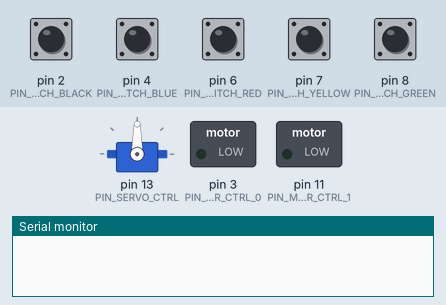
A sketch run on a simulated Arduino Uno, built with avr-gcc and run on an emulated ATmega328P. Parts: servo, switched loads named in the sketch (green lamp = pin HIGH), the last lines printed to the serial monitor. The inputs (shaded band) are chosen by the test bench; at power-on: pin 2 (PIN_SWITCH_BLACK), pin 4 (PIN_SWITCH_BLUE), pin 6 (PIN_SWITCH_RED), pin 7 (PIN_SWITCH_YELLOW), pin 8 (PIN_SWITCH_GREEN) LOW.

Above: at 1.2 s.
1.3 s: pin 4 (PIN_SWITCH_BLUE) pulled HIGH for 0.15 s
At 2.45 s:
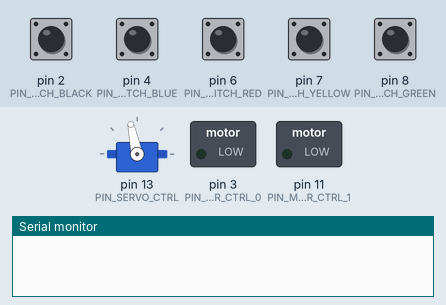
4.3 s: pin 7 (PIN_SWITCH_YELLOW) pulled HIGH for 0.15 s
At 4.45 s:
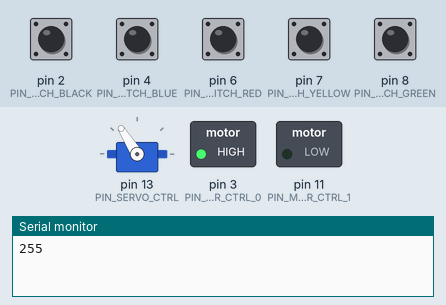
7.3 s: pin 2 (PIN_SWITCH_BLACK) pulled HIGH for 0.15 s
8.9 s: pin 8 (PIN_SWITCH_GREEN) pulled HIGH for 0.15 s
At 9.7 s:
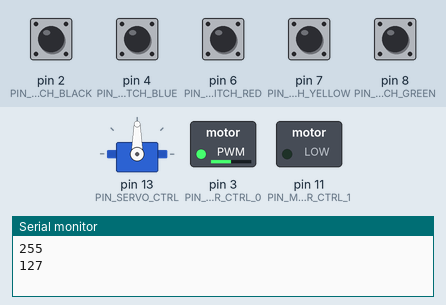
10.5 s: pin 4 (PIN_SWITCH_BLUE) pulled HIGH for 1 s
At 11.66 s:
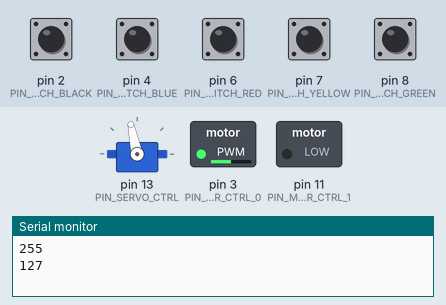
13.5 s: pin 6 (PIN_SWITCH_RED) pulled HIGH for 0.15 s
At 13.67 s:
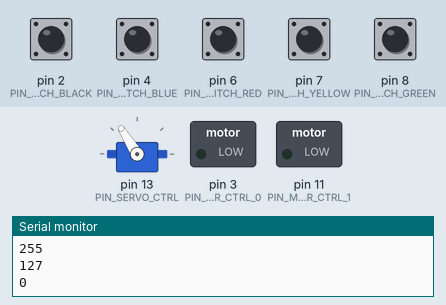
Timing chart, 0 to 25.1 s (numbered marks = the images above; inputs shaded):
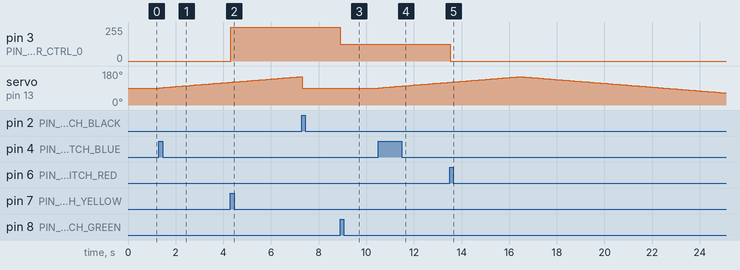

Measured:
- after the input at 1.3 s, servo on pin 13 (PIN_SERVO_CTRL): moves from 90° to 120° over 2.9 s, starting at once
- after the input at 4.3 s, pin 3 (PIN_MOTOR_CTRL_0): 0/255 → 255/255 at once
- after the input at 8.9 s, pin 3 (PIN_MOTOR_CTRL_0): 255/255 → 127/255 at once
- after the input at 10.5 s, servo on pin 13 (PIN_SERVO_CTRL): moves from 90° to 120° over 2.9 s, starting at once
- after the input at 13.5 s, pin 3 (PIN_MOTOR_CTRL_0): 127/255 → 0/255 at once

The sketch:

5_Interrupt.ino
```cpp
#include <Servo.h>
#define PIN_MOTOR_CTRL_0 3
#define PIN_MOTOR_CTRL_1 11
#define PIN_SWITCH_GREEN 8
#define PIN_SWITCH_YELLOW 7
#define PIN_SWITCH_RED 6
#define PIN_SWITCH_BLACK 2
#define PIN_SWITCH_BLUE 4
#define PIN_SERVO_CTRL 13
int prevSwitchGreen = HIGH;
int prevSwitchYellow = HIGH;
int prevSwitchRed = HIGH;
int prevSwitchBlue = HIGH;
int rotate = 0;
int dir = 0;
byte motorCtrlValue0;
byte servoPosition = 90;
Servo servoRotate;
void setup() {
  attachInterrupt(digitalPinToInterrupt(PIN_SWITCH_BLACK), isrSwitchBlack, RISING);
  servoRotate.attach(PIN_SERVO_CTRL);
  servoRotate.write(servoPosition);
  pinMode(PIN_SWITCH_GREEN, INPUT);
  pinMode(PIN_SWITCH_YELLOW, INPUT);
  pinMode(PIN_SWITCH_RED, INPUT);
  pinMode(PIN_SWITCH_BLACK, INPUT);
  pinMode(PIN_SWITCH_BLUE, INPUT);
  pinMode(PIN_MOTOR_CTRL_0, OUTPUT);
  pinMode(PIN_MOTOR_CTRL_1, OUTPUT);
  pinMode(PIN_SERVO_CTRL, OUTPUT);
  analogWrite(PIN_MOTOR_CTRL_0, 0);
  analogWrite(PIN_MOTOR_CTRL_1, 0);
  Serial.begin(115200);
}
void loop() {
  // Fan Control
  int currentSwitchGreen = digitalRead(PIN_SWITCH_GREEN);
  int currentSwitchYellow = digitalRead(PIN_SWITCH_YELLOW);
  int currentSwitchRed = digitalRead(PIN_SWITCH_RED);
  if ((prevSwitchGreen == LOW) && (currentSwitchGreen == HIGH)) {
    motorCtrlValue0 = 127;
    analogWrite(PIN_MOTOR_CTRL_0, motorCtrlValue0);
    Serial.println(motorCtrlValue0);
  }
  if ((prevSwitchYellow == LOW) && (currentSwitchYellow == HIGH)) {
    motorCtrlValue0 = 255;
    analogWrite(PIN_MOTOR_CTRL_0, motorCtrlValue0);
    Serial.println(motorCtrlValue0);
  }
  if ((prevSwitchRed == LOW) && (currentSwitchRed == HIGH)) {
    motorCtrlValue0 = 0;
    analogWrite(PIN_MOTOR_CTRL_0, motorCtrlValue0);
    Serial.println(motorCtrlValue0);
  }
  prevSwitchGreen = currentSwitchGreen;
  prevSwitchYellow = currentSwitchYellow;
  prevSwitchRed = currentSwitchRed;

  // Rotate Control

  int currentSwitchBlue = digitalRead(PIN_SWITCH_BLUE);
  if ((prevSwitchBlue == LOW) && (currentSwitchBlue == HIGH)) {
    rotate = 1;
  }
  prevSwitchBlue = currentSwitchBlue;
  if (rotate != 0) {
    servoPosition += rotate;
    servoRotate.write(servoPosition);
    if ((servoPosition <= 30)|(servoPosition >= 150)) rotate *= -1;
  }
  servoRotate.write(servoPosition);

  delay(100);
}
void isrSwitchBlack() {
rotate = 0;
servoPosition = 90;
}
```
